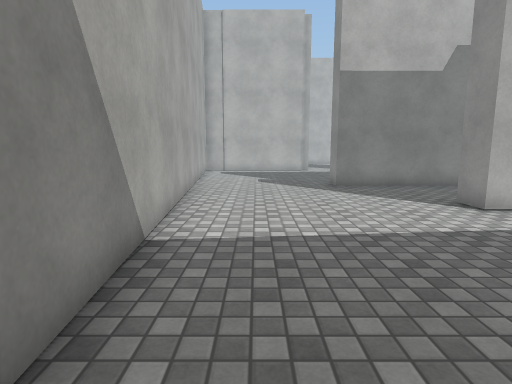
View 1 (above)

20 first-person views from a walk through a 3-D level made in the Unity game engine. The camera is 1.4 m above the floor, tilts 8° down and sees 80° across. The floor is counted in squares, 1 m on a side. Each view is taken from the middle of a square. On the plan, view 1 faces up. The plan holds only what a view shows up to about 14 squares ahead; the rest is blank. The place goes on beyond the plan. The player is left out. Surface patterns are stand-ins for the level's own textures.

View 2
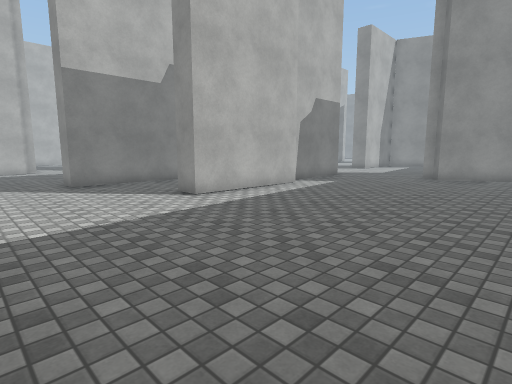

View 3
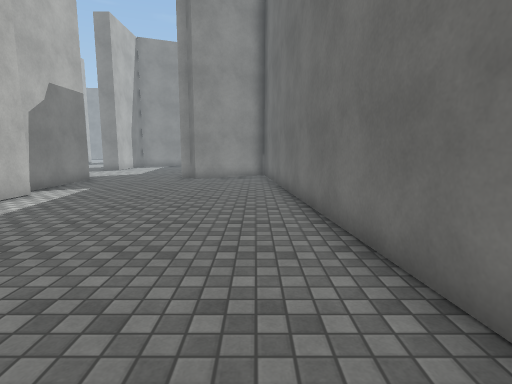

View 4
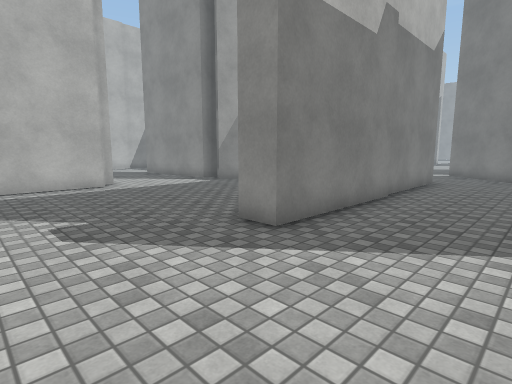

View 5
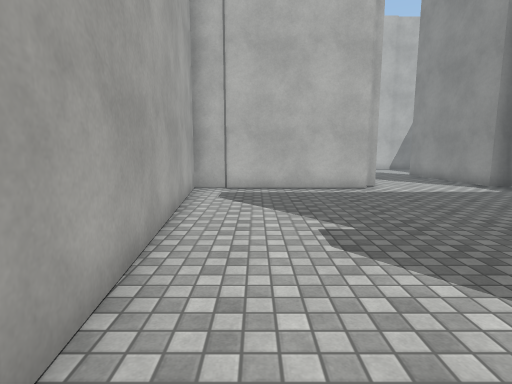

View 6
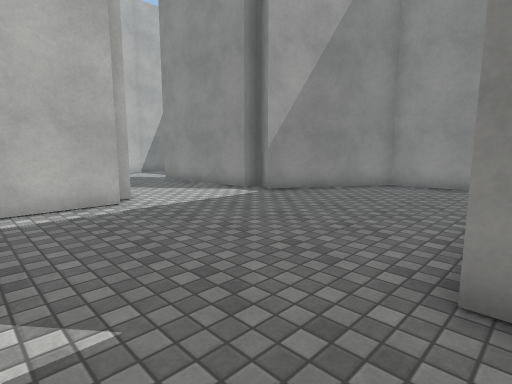

View 7
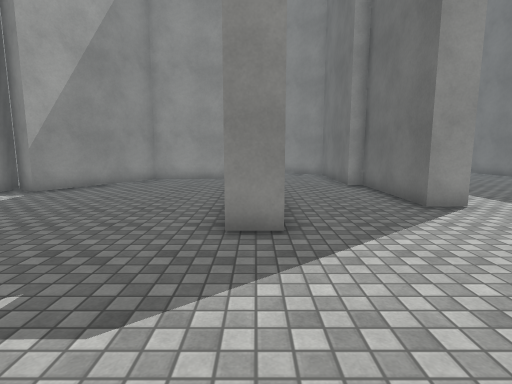

View 8
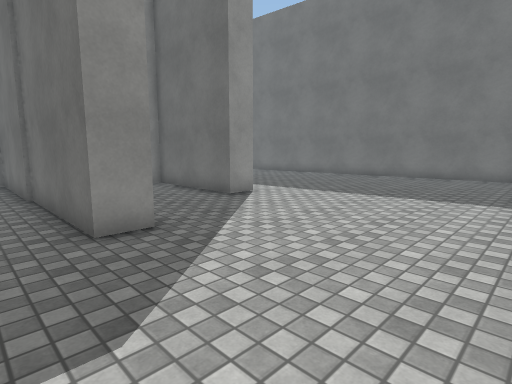

View 9
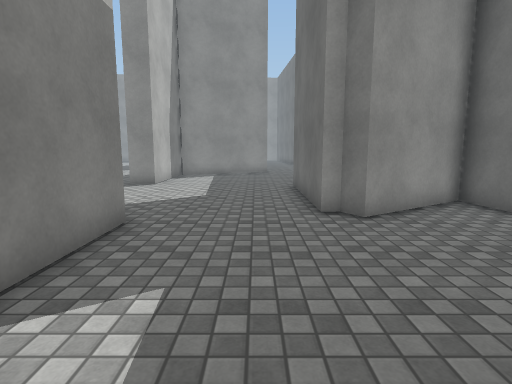

View 10
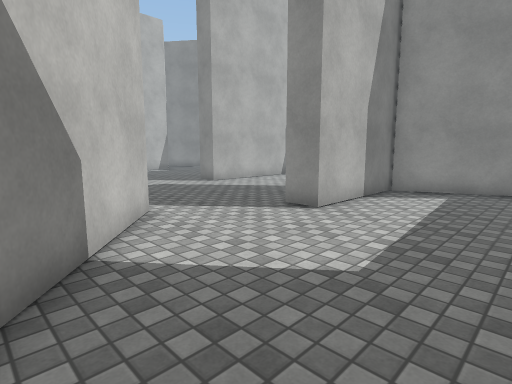

View 11
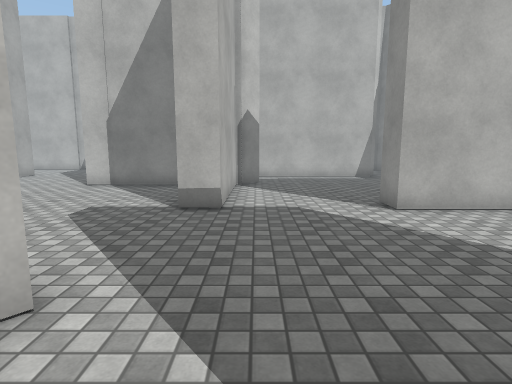

View 12
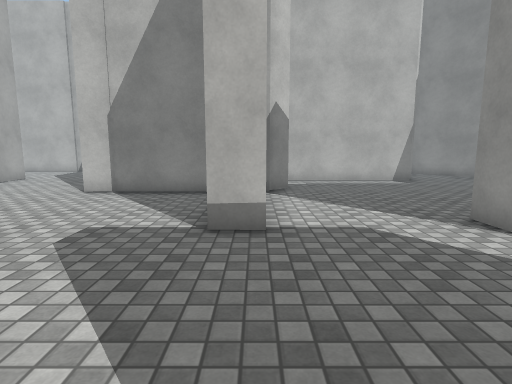

View 13
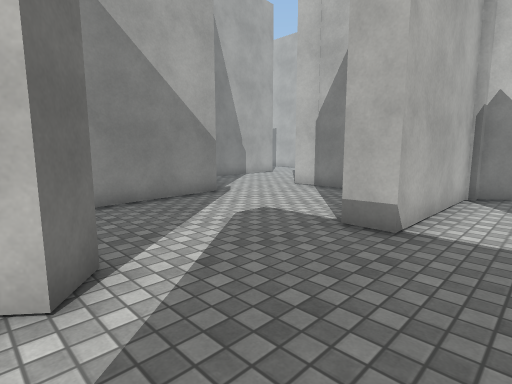

View 14
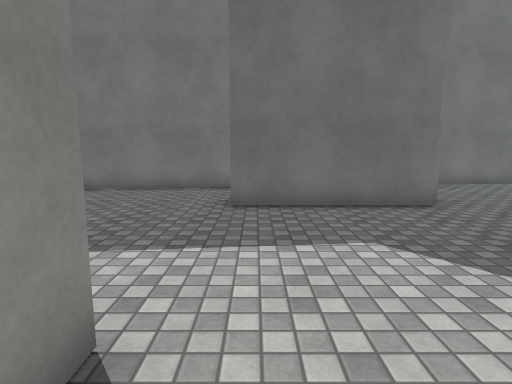

View 15
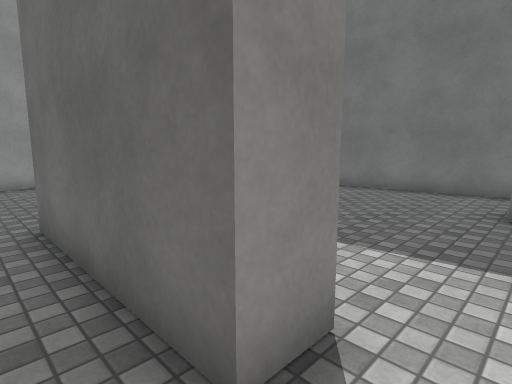

View 16
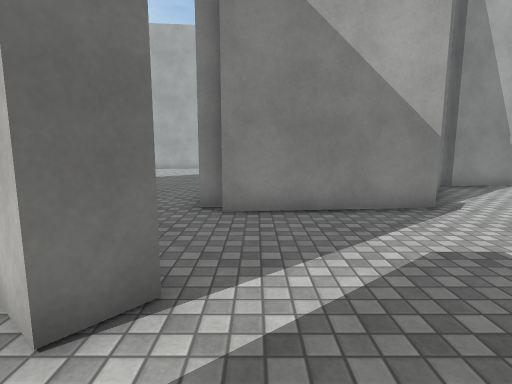

View 17
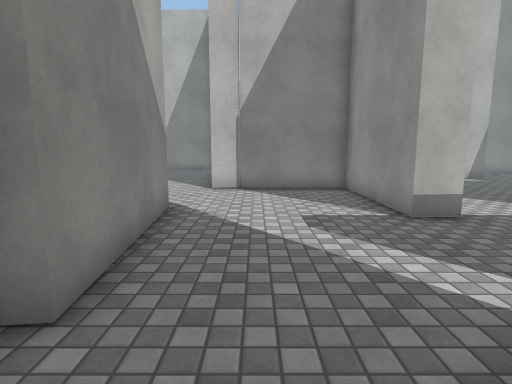

View 18
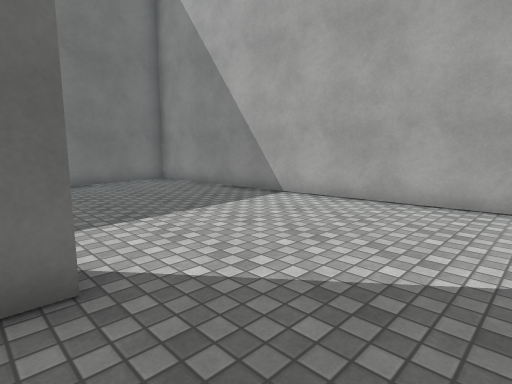

View 19
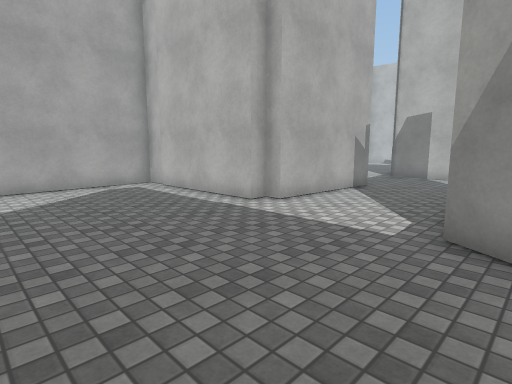

View 20
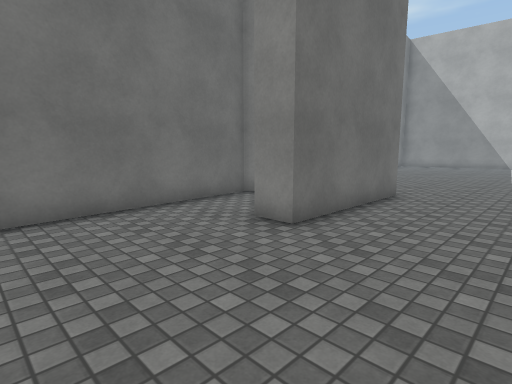

### Floor plan
Points are (right, up) in squares from view 1. A wall is a line through its corners. A room is listed if a view was taken in it or the views show most of it. See-through windows are left out.
Room 1 (views 1, 2, 3, 4, 5, 6, 7, 8, 9, 10, 11, 18, 19, 20)
walls: (9.7, 8.5) (12.2, 8.5); (10.3, 6.9) (5.3, 6.9) (5.3, 7.9) (9.7, 7.9); (12.8, 11.5) (3, 11.5) (3, 12.5) (12.4, 12.5) (12, 16.6) (7.8, 19.2) (8.5, 20.3); (14.7, 7.5) (11, 7.5); (18.1, 11.5) (15.1, 7.9); (7.7, 20.2) (7.4, 22.7); (18.2, -0.3) (25.6, 0.4); (-0.9, -2.2) (17.1, -0.4) (15.1, 2.8) (15.6, 3.1) (15.6, 3.6) (20.6, 3.6) (20.6, 2.5); (3.6, 23.4) (3.5, 20.5) (3, 20.5) (3, 19.8) (-3.2, 19.8) (-1.1, -1.9); (25.5, 8.6) (25.3, 9) (21.1, 9)
ways out: opening at (14, 10.7) to room 2; opening at (19.5, 10.5) to room 2; opening at (5.5, 23.5)
Room 2 (views 12, 13, 14, 15, 16, 17)
walls: (19.4, 21.2) (19.4, 20.7); (20.2, 21.8) (19.2, 21) (19.2, 16) (18.2, 16.1) (18.2, 20.8) (14.4, 20.8); (17.3, 12.1) (18.1, 11.5); (25.6, 16) (23.3, 16) (23.3, 17); (14.5, 20.9) (13.4, 20.8); (12.9, 17.3) (13.4, 12.3) (12.8, 12.2) (12.8, 11.5); (21.1, 9) (21.1, 10) (25.6, 10); (15.1, 9.4) (16.3, 10.8); (25.5, 24.4) (20.4, 24.4)
ways out: opening at (14, 10.7) to room 1; opening at (19.5, 10.5) to room 1; opening at (13.5, 19.5)

Where each view was taken, in squares from view 1:
view 1: 0 up, 0 right, facing up
view 2: 1 down, 0 right, facing up-right
view 3: 0 up, 1 right, facing right
view 4: 8 up, 1 left, facing up-right
view 5: 9 up, 1 left, facing up
view 6: 12 up, 0 right, facing up-right
view 7: 12 up, 2 left, facing right
view 8: 14 up, 2 left, facing down-right
view 9: 5 up, 9 right, facing right
view 10: 5 up, 15 right, facing up-right
view 11: 9 up, 20 right, facing up
view 12: 11 up, 19 right, facing up
view 13: 11 up, 21 right, facing up-left
view 14: 11 up, 20 right, facing down
view 15: 11 up, 20 right, facing down-right
view 16: 13 up, 20 right, facing left
view 17: 10 up, 15 right, facing up
view 18: 11 up, 6 right, facing down-left
view 19: 14 up, 9 right, facing up-left
view 20: 7 up, 25 right, facing down-left
